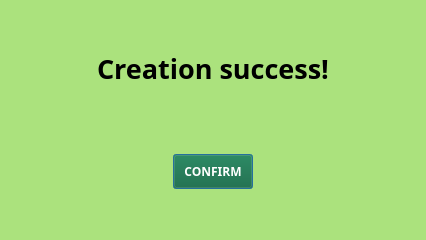
<?xml version="1.0" encoding="UTF-8"?>
<ui version="4.0">
 <class>Dialog</class>
 <widget class="QDialog" name="Dialog">
  <property name="geometry">
   <rect>
    <x>0</x>
    <y>0</y>
    <width>426</width>
    <height>240</height>
   </rect>
  </property>
  <property name="windowTitle">
   <string>Dialog</string>
  </property>
  <property name="styleSheet">
   <string notr="true">QDialog{
	background-color: rgb(171, 226, 125);
	border: 5px solid #ABE27D;
}

QLineEdit{
border: 2px solid #096033;
}

.QPushButton{
background-color: #096033;
color: white;
}</string>
  </property>
  <layout class="QGridLayout" name="gridLayout">
   <item row="0" column="0">
    <spacer name="horizontalSpacer_3">
     <property name="orientation">
      <enum>Qt::Horizontal</enum>
     </property>
     <property name="sizeType">
      <enum>QSizePolicy::Fixed</enum>
     </property>
     <property name="sizeHint" stdset="0">
      <size>
       <width>40</width>
       <height>20</height>
      </size>
     </property>
    </spacer>
   </item>
   <item row="0" column="1">
    <widget class="QWidget" name="widget" native="true">
     <layout class="QVBoxLayout" name="verticalLayout">
      <item>
       <widget class="QLabel" name="label_2">
        <property name="font">
         <font>
          <family>DM Sans</family>
          <pointsize>20</pointsize>
          <bold>true</bold>
         </font>
        </property>
        <property name="text">
         <string>Creation success!</string>
        </property>
        <property name="alignment">
         <set>Qt::AlignCenter</set>
        </property>
       </widget>
      </item>
      <item>
       <widget class="QWidget" name="widget_2" native="true">
        <layout class="QHBoxLayout" name="horizontalLayout">
         <item>
          <spacer name="horizontalSpacer">
           <property name="orientation">
            <enum>Qt::Horizontal</enum>
           </property>
           <property name="sizeHint" stdset="0">
            <size>
             <width>94</width>
             <height>20</height>
            </size>
           </property>
          </spacer>
         </item>
         <item>
          <widget class="QPushButton" name="succ_btn">
           <property name="minimumSize">
            <size>
             <width>0</width>
             <height>35</height>
            </size>
           </property>
           <property name="font">
            <font>
             <family>DM Sans</family>
             <bold>true</bold>
            </font>
           </property>
           <property name="text">
            <string>CONFIRM</string>
           </property>
          </widget>
         </item>
         <item>
          <spacer name="horizontalSpacer_2">
           <property name="orientation">
            <enum>Qt::Horizontal</enum>
           </property>
           <property name="sizeHint" stdset="0">
            <size>
             <width>93</width>
             <height>20</height>
            </size>
           </property>
          </spacer>
         </item>
        </layout>
       </widget>
      </item>
     </layout>
    </widget>
   </item>
   <item row="0" column="2">
    <spacer name="horizontalSpacer_4">
     <property name="orientation">
      <enum>Qt::Horizontal</enum>
     </property>
     <property name="sizeType">
      <enum>QSizePolicy::Fixed</enum>
     </property>
     <property name="sizeHint" stdset="0">
      <size>
       <width>40</width>
       <height>20</height>
      </size>
     </property>
    </spacer>
   </item>
  </layout>
 </widget>
 <resources/>
 <connections/>
</ui>
